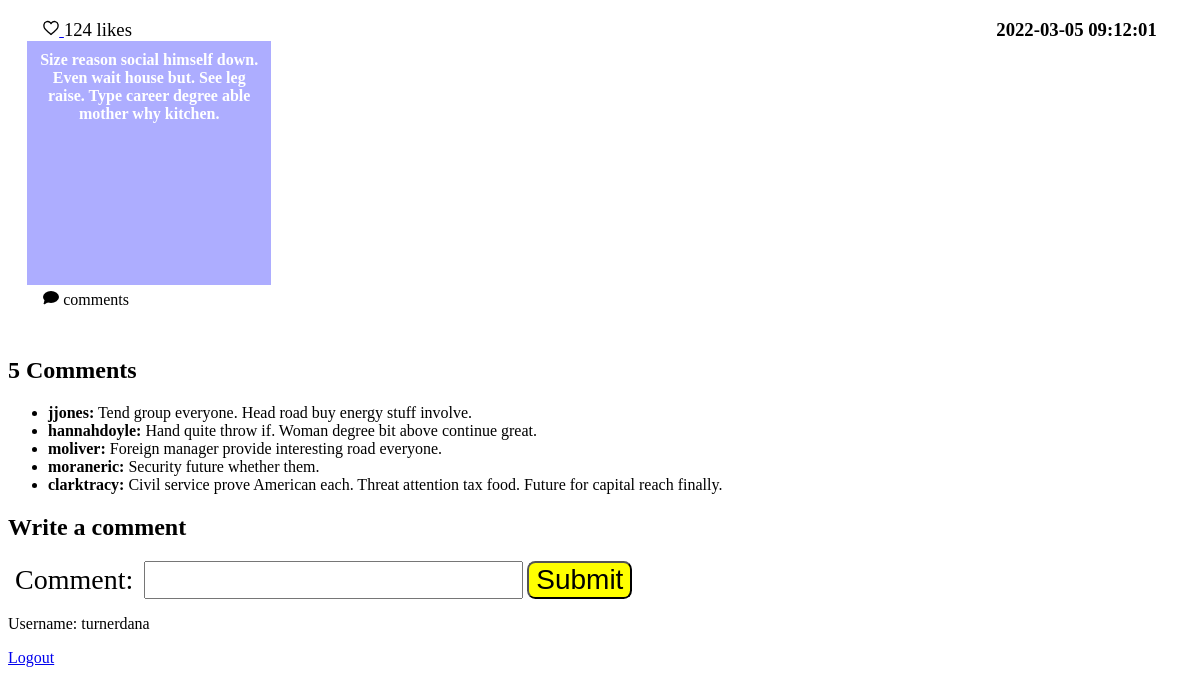
The app's page /view_comments/17 (signed in) with its own data.
### tables this page shows
CREATE TABLE posts
(
    id INTEGER PRIMARY KEY AUTOINCREMENT,
    author TEXT NOT NULL,
    message TEXT NOT NULL,
    background TEXT NOT NULL,
    submission_time TEXT NOT NULL
);

CREATE TABLE comments
(
    id INTEGER PRIMARY KEY AUTOINCREMENT,
    post_id INTEGER NOT NULL,
    author TEXT NOT NULL,
    content TEXT NOT NULL,
    submission_time TEXT NOT NULL
);

### app.py (the view)
@app.route("/view_comments/<int:post_id>", methods=["GET", "POST"])
@login_required
def view_comments(post_id):
    form = CommentForm()
    db = get_db()
    post = db.execute("""SELECT id, message, background, submission_time FROM posts WHERE id = ?;""",
                      (post_id,)).fetchone()
    is_liked = db.execute("""SELECT * FROM likes
                WHERE post_id = ? AND liker = ?""", (post["id"], session["username"])).fetchone() is not None
    if form.validate_on_submit():
        comment = form.comment.data
        db.execute("""INSERT INTO comments (post_id, author, content, submission_time) VALUES
                    (?, ?, ?, ?);""", (post["id"], session["username"], comment, current_datetime_sql_format()))
        db.commit()
    comments = db.execute("""SELECT author, content
        FROM comments
        WHERE post_id = ?;""", (post_id,)).fetchall()
    likes = db.execute("SELECT COUNT(*) AS 'likes' FROM likes WHERE post_id = ?;", (post["id"],)).fetchone()["likes"]
    return render_template("view_comments.html", post=post, is_liked=is_liked,
                           comments=comments, likes=likes, form=form)

### forms.py
class CommentForm(FlaskForm):
    comment = StringField("Comment:",
                          validators=[InputRequired(), Length(max=150)])
    submit = SubmitField()

### app.py (called while the page is built)
@app.before_request
def load_logged_in_user():
    g.user = session.get("username", None)

def login_required(view):
    @wraps(view)
    def wrapped_view(**kwargs):
        if g.user is None:
            return redirect(url_for("login", next=request.url))
        return view(**kwargs)
    return wrapped_view

### database.py (called while the page is built)
def get_db():
    if "db" not in g:
        g.db = sqlite3.connect(DATABASE,
            detect_types=sqlite3.PARSE_DECLTYPES
        )
        g.db.row_factory = sqlite3.Row
    return g.db

### templates/view_comments.html (shortened to what this page needs)
{% extends "base.html" %}
{% import 'macros.html' as macros %}
{% block stylesheets %}
    {{ macros.multiple_stylesheets(['root.css', 'home.css']) }}
{% endblock %}
{% block main_content %}
    <section class="post">
        <h3>{{ post.submission_time }}</h3>
        <p id="likes-and-submission-time">
            {% if is_liked %}
                <a href="{{ url_for('unlike_post', post_id=post.id) }}">{{ macros.heart('#ff0000') }}</a>
            {% else %}
                <a href="{{ url_for('like_post', post_id=post.id) }}">{{ macros.heart('#ffffff') }}</a>
            {%  endif %}
            {{ likes }} likes
        </p>
        <div style="background:{{ post.background }};">
            {{ post.message }}
        </div>
        <p id="comments">
            <a href="{{ url_for('view_comments', post_id=post['id']) }}">
                {{ macros.speech_bubble() }} {{ post.num_comments }} comments
            </a>
        </p>
    </section>
    <section>
        <h2>
            {{ comments|length }} Comments
        </h2>
        <ul>
            {% for comment in comments %}
                <li>
                    <strong>{{ comment.author }}:</strong> {{ comment.content }}
                </li>
            {% endfor %}
        </ul>
    </section>
    <section>
        <h2>Write a comment</h2>
        <form action="" method="POST" novalidate>
            {{ macros.label_field_errors(form.comment) }}
            {{ form.submit() }}
        </form>
    </section>
{% endblock %}

### static/styles/root.css (style rules this page uses)
:root { font-size: 16px; }

### static/styles/home.css (style rules this page uses)
.post { display: grid; grid-template-areas: "likes date" "post post" "comments comments"; margin: 1.2em; }
.post > h3 { grid-area: date; margin: 0; padding-right: 1rem; text-align: right; }
#likes-and-submission-time { grid-area: likes; font-size: 1.17em; margin: 0; padding-left: 1rem; text-align: left; }
.post > div { grid-area: post; width: 14rem; height: 14rem; display: table-cell; padding: 10px; vertical-align: middle; text-align: center; font-weight: bold; color: white; }
#comments { grid-area: comments; min-height: 2rem; padding-left: 1rem; padding-top: 0.25rem; margin-top: 0; }
#comments a { color: black; text-decoration: none; }
form * { font-size: 1.75rem; padding-left: 0.25em; padding-right: 0.25em; }
form > input[type=submit] { background: yellow; border-radius: 0.3em; }

### records on screen
posts: submission_time "2022-03-05 09:12:01", message "Size reason social himself down. Even wait house but. See leg raise. Type career degree able mother why kitchen."
comments: author "jjones", content "Tend group everyone. Head road buy energy stuff involve."
comments: author "hannahdoyle", content "Hand quite throw if. Woman degree bit above continue great."
comments: author "moliver", content "Foreign manager provide interesting road everyone."
comments: author "moraneric", content "Security future whether them."
comments: author "clarktracy", content "Civil service prove American each. Threat attention tax food. Future for capital reach finally."

### other values on screen
{{ likes }} "124"
{{ comments|length }} "5"
{{ field.label }} "Comment:"
{{ g.user }} "turnerdana"
